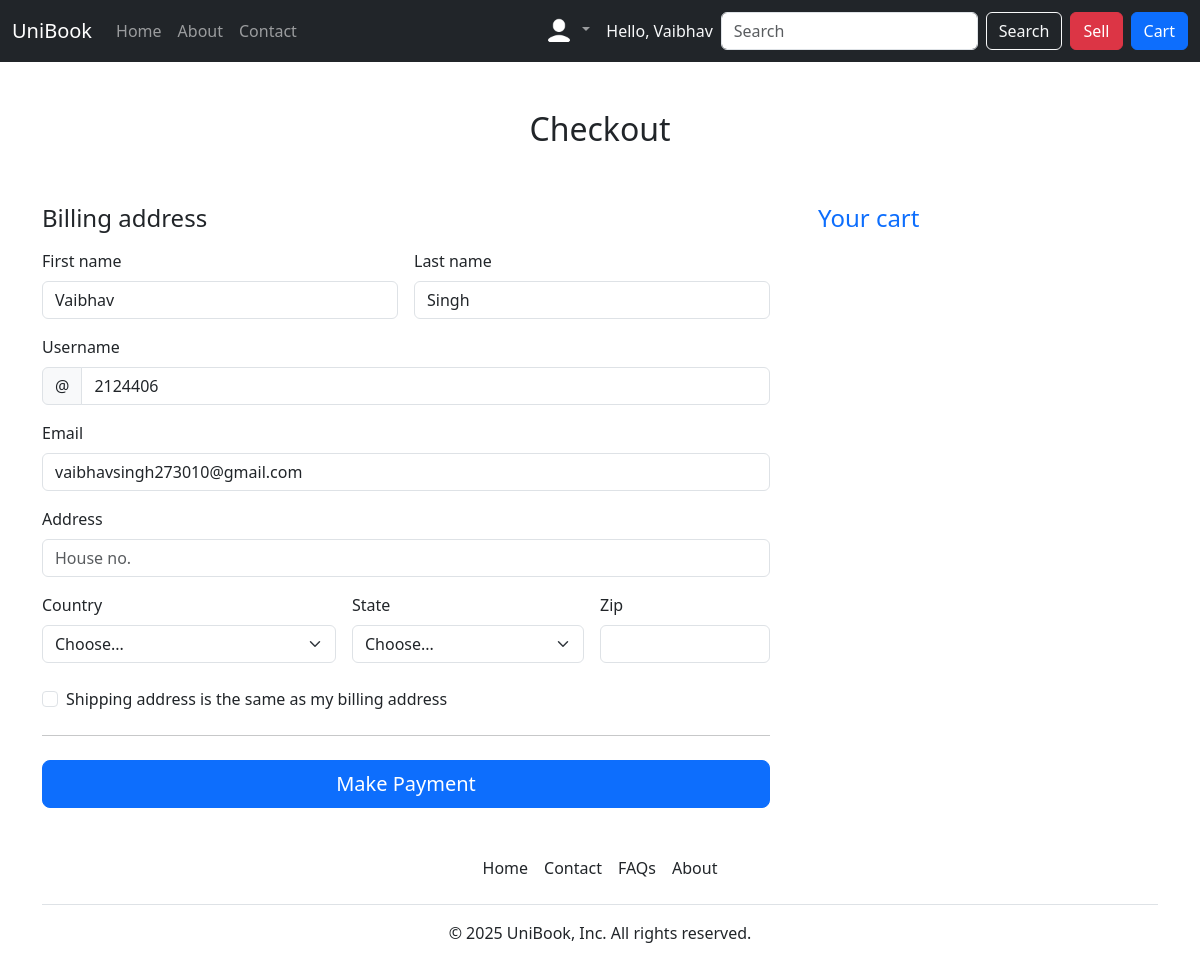
/checkout/ (signed in), run on an earlier commit of the app's database.
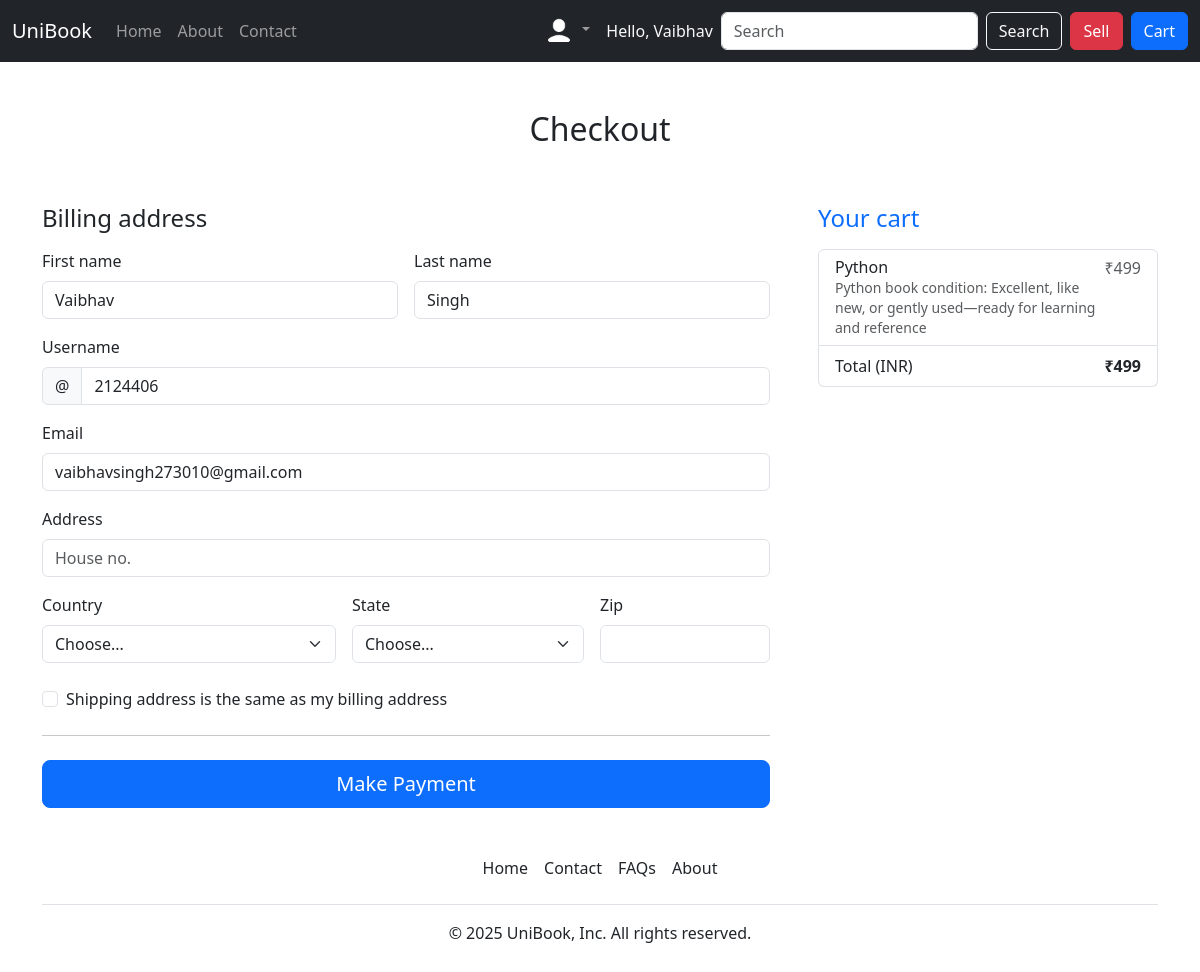
And on a later commit of the database.
### home/models.py (models this page shows, shortened)
class CartItem(models.Model):
    user = models.ForeignKey(User, on_delete=models.CASCADE)
    product = models.ForeignKey(Product, on_delete=models.CASCADE)
    quantity = models.PositiveIntegerField(default=1)

class Product(models.Model):
    product_id = models.AutoField
    product_category = models.CharField(max_length=50)
    title = models.CharField(max_length=50)
    desc = models.CharField(max_length=500)
    price = models.IntegerField()
    image1 = models.ImageField(upload_to="images/")
    image2 = models.ImageField(upload_to="images/")
    image3 = models.ImageField(upload_to="images/")
    mobile = models.CharField(max_length=12, default="")
    location = models.CharField(max_length=500)
    user = models.CharField(max_length=10, default="")
    date = models.DateField()

### home/views.py (the view)
# urls.py: path('checkout/', views.checkout, name='checkout'),
@login_required
def checkout(request):
    user = request.user
    profile = Profile.objects.get(user=user)  # Fetch user profile (if exists)
    cart_items = CartItem.objects.filter(user=user)
    total_price = sum(item.product.price for item in cart_items)
    indian_states = [
        "Andhra Pradesh", "Arunachal Pradesh", "Assam", "Bihar", "Chhattisgarh",
        "Goa", "Gujarat", "Haryana", "Himachal Pradesh", "Jharkhand", "Karnataka",
        "Kerala", "Madhya Pradesh", "Maharashtra", "Manipur", "Meghalaya",
        "Mizoram", "Nagaland", "Odisha", "Punjab", "Rajasthan", "Sikkim",
        "Tamil Nadu", "Telangana", "Tripura", "Uttar Pradesh", "Uttarakhand",
        "West Bengal"
    ]
    context = {
        'cart_items': cart_items,
        'total_price': total_price,
        'first_name': user.first_name,
        'last_name': user.last_name,
        'username': user.username,
        'email': user.email,
        'states': indian_states,
    }
    return render(request, 'checkout.html', context)

### templates/checkout.html (shortened to what the changed rows need)
{% extends 'base.html' %}
{% block body %}
{% load static %}
<div class="container">
    <main>
        <div class="py-5 text-center">
            <h2>Checkout</h2>
        </div>
        <div class="row g-5">
            <div class="col-md-5 col-lg-4 order-md-last">
                <ul class="list-group mb-3">
                    {% if cart_items %}
                    {% for item in cart_items %}
                    <li class="list-group-item d-flex justify-content-between lh-sm">
                        <div>
                            <h6 class="my-0">{{ item.product.title }}</h6>
                            <small class="text-body-secondary">{{ item.product.desc }}</small>
                        </div>
                        <span class="text-body-secondary">₹{{ item.product.price }}</span>
                    </li>
                    {% endfor %}
                    <li class="list-group-item d-flex justify-content-between">
                        <span>Total (INR)</span>
                        <strong>₹{{ total_price }}</strong>
                    </li>
                    {% endif %}
                </ul>
            </div>
        </div>
    </main>
</div>
{% endblock %}

What changed in the data, as far as the page shows it:
added CartItem: product "Python", product.desc "Python book condition: Excellent, like new, or gently used—ready for learning and reference", product.price "499"
Also different on the page:
{{ total_price }}: (not shown) → "499"
text now shown: "Total (INR) ₹"
